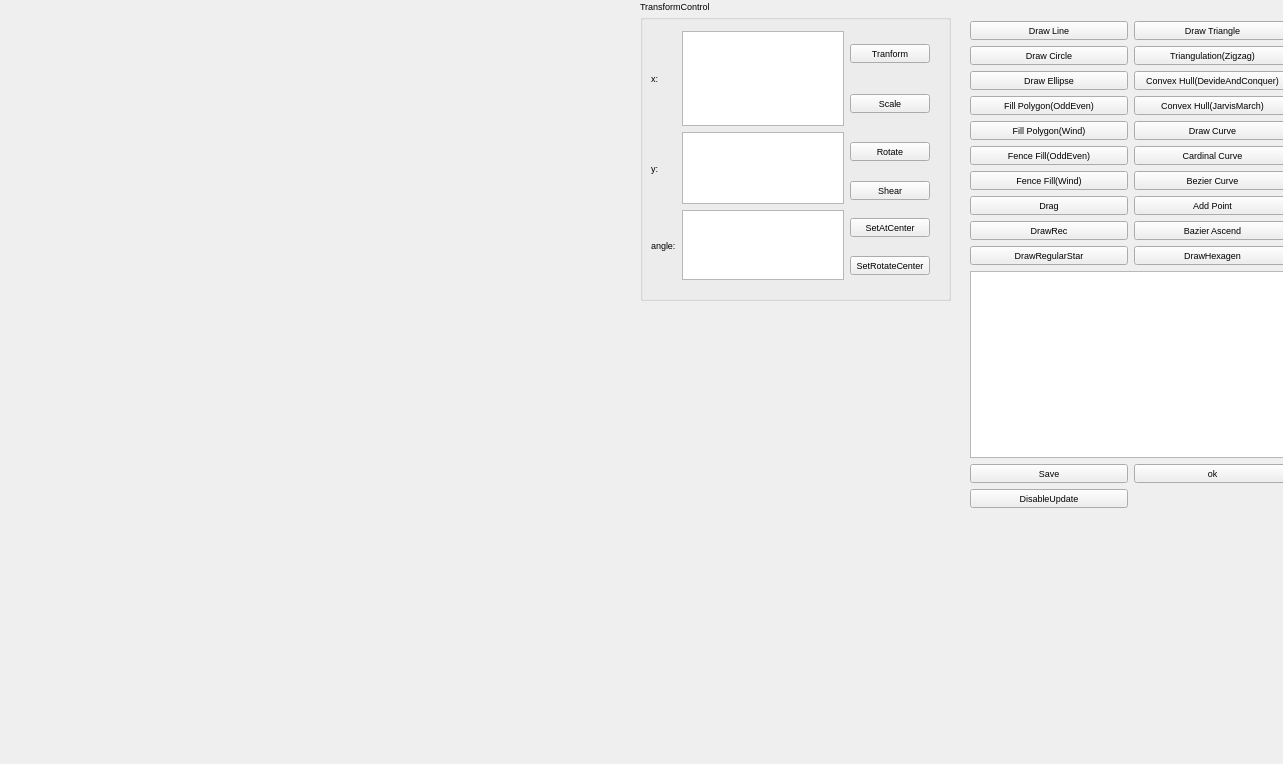
<?xml version="1.0" encoding="UTF-8"?>
<ui version="4.0">
 <class>QtWidgetsApplication4Class</class>
 <widget class="QWidget" name="QtWidgetsApplication4Class">
  <property name="geometry">
   <rect>
    <x>0</x>
    <y>0</y>
    <width>1283</width>
    <height>764</height>
   </rect>
  </property>
  <property name="windowTitle">
   <string>QtWidgetsApplication4</string>
  </property>
  <widget class="QWidget" name="layoutWidget">
   <property name="geometry">
    <rect>
     <x>959</x>
     <y>10</y>
     <width>343</width>
     <height>509</height>
    </rect>
   </property>
   <property name="font">
    <font>
     <pointsize>7</pointsize>
    </font>
   </property>
   <layout class="QGridLayout" name="mainLayout">
    <item row="9" column="1">
     <widget class="QPushButton" name="BezierBtn">
      <property name="font">
       <font>
        <pointsize>7</pointsize>
       </font>
      </property>
      <property name="text">
       <string>Bezier Curve</string>
      </property>
     </widget>
    </item>
    <item row="2" column="1">
     <widget class="QPushButton" name="ConvexHullDC">
      <property name="font">
       <font>
        <pointsize>7</pointsize>
       </font>
      </property>
      <property name="text">
       <string>Convex Hull(DevideAndConquer)</string>
      </property>
     </widget>
    </item>
    <item row="14" column="0" colspan="2">
     <widget class="QTextEdit" name="tPointText">
      <property name="font">
       <font>
        <pointsize>7</pointsize>
       </font>
      </property>
     </widget>
    </item>
    <item row="12" column="0">
     <widget class="QPushButton" name="DrawStar">
      <property name="text">
       <string>DrawRegularStar</string>
      </property>
     </widget>
    </item>
    <item row="16" column="0">
     <widget class="QPushButton" name="SaveTextBtn">
      <property name="font">
       <font>
        <pointsize>7</pointsize>
       </font>
      </property>
      <property name="text">
       <string>Save</string>
      </property>
     </widget>
    </item>
    <item row="8" column="1">
     <widget class="QPushButton" name="CardinalCurve">
      <property name="font">
       <font>
        <pointsize>7</pointsize>
       </font>
      </property>
      <property name="text">
       <string>Cardinal Curve</string>
      </property>
     </widget>
    </item>
    <item row="1" column="0">
     <widget class="QPushButton" name="DrawCircle">
      <property name="font">
       <font>
        <pointsize>7</pointsize>
       </font>
      </property>
      <property name="text">
       <string>Draw Circle</string>
      </property>
     </widget>
    </item>
    <item row="11" column="0">
     <widget class="QPushButton" name="DrawRec">
      <property name="font">
       <font>
        <pointsize>7</pointsize>
       </font>
      </property>
      <property name="text">
       <string>DrawRec</string>
      </property>
     </widget>
    </item>
    <item row="18" column="0">
     <widget class="QPushButton" name="DisableUpdate">
      <property name="font">
       <font>
        <pointsize>7</pointsize>
       </font>
      </property>
      <property name="text">
       <string>DisableUpdate</string>
      </property>
     </widget>
    </item>
    <item row="1" column="1">
     <widget class="QPushButton" name="TriangulationZ">
      <property name="font">
       <font>
        <pointsize>7</pointsize>
       </font>
      </property>
      <property name="text">
       <string>Triangulation(Zigzag)</string>
      </property>
     </widget>
    </item>
    <item row="12" column="1">
     <widget class="QPushButton" name="DrawHexagen">
      <property name="font">
       <font>
        <pointsize>7</pointsize>
       </font>
      </property>
      <property name="text">
       <string>DrawHexagen</string>
      </property>
     </widget>
    </item>
    <item row="9" column="0">
     <widget class="QPushButton" name="FenceFillW">
      <property name="font">
       <font>
        <pointsize>7</pointsize>
       </font>
      </property>
      <property name="text">
       <string>Fence Fill(Wind)</string>
      </property>
     </widget>
    </item>
    <item row="4" column="1">
     <widget class="QPushButton" name="PolyInterCurve">
      <property name="font">
       <font>
        <pointsize>7</pointsize>
       </font>
      </property>
      <property name="text">
       <string>Draw Curve</string>
      </property>
     </widget>
    </item>
    <item row="16" column="1">
     <widget class="QPushButton" name="OKBtn">
      <property name="font">
       <font>
        <pointsize>7</pointsize>
       </font>
      </property>
      <property name="text">
       <string>ok</string>
      </property>
     </widget>
    </item>
    <item row="4" column="0">
     <widget class="QPushButton" name="FillPolygonW">
      <property name="font">
       <font>
        <pointsize>7</pointsize>
       </font>
      </property>
      <property name="text">
       <string>Fill Polygon(Wind)</string>
      </property>
     </widget>
    </item>
    <item row="3" column="1">
     <widget class="QPushButton" name="ConvexHullJ">
      <property name="font">
       <font>
        <pointsize>7</pointsize>
       </font>
      </property>
      <property name="text">
       <string>Convex Hull(JarvisMarch)</string>
      </property>
     </widget>
    </item>
    <item row="0" column="0">
     <widget class="QPushButton" name="DrawLineBtn">
      <property name="font">
       <font>
        <pointsize>7</pointsize>
       </font>
      </property>
      <property name="text">
       <string>Draw Line</string>
      </property>
     </widget>
    </item>
    <item row="2" column="0">
     <widget class="QPushButton" name="DrawEllipse">
      <property name="font">
       <font>
        <pointsize>7</pointsize>
       </font>
      </property>
      <property name="text">
       <string>Draw Ellipse</string>
      </property>
     </widget>
    </item>
    <item row="0" column="1">
     <widget class="QPushButton" name="TriangleBtn">
      <property name="font">
       <font>
        <pointsize>7</pointsize>
       </font>
      </property>
      <property name="text">
       <string>Draw Triangle</string>
      </property>
     </widget>
    </item>
    <item row="8" column="0">
     <widget class="QPushButton" name="FenceFill">
      <property name="font">
       <font>
        <pointsize>7</pointsize>
       </font>
      </property>
      <property name="text">
       <string>Fence Fill(OddEven)</string>
      </property>
     </widget>
    </item>
    <item row="3" column="0">
     <widget class="QPushButton" name="FillPolygon">
      <property name="font">
       <font>
        <pointsize>7</pointsize>
       </font>
      </property>
      <property name="text">
       <string>Fill Polygon(OddEven)</string>
      </property>
     </widget>
    </item>
    <item row="11" column="1">
     <widget class="QPushButton" name="BazierAscend">
      <property name="text">
       <string>Bazier Ascend</string>
      </property>
     </widget>
    </item>
    <item row="10" column="0">
     <widget class="QPushButton" name="DragPoint">
      <property name="text">
       <string>Drag</string>
      </property>
     </widget>
    </item>
    <item row="10" column="1">
     <widget class="QPushButton" name="AddPoint">
      <property name="text">
       <string>Add Point</string>
      </property>
     </widget>
    </item>
   </layout>
  </widget>
  <widget class="QGroupBox" name="TransformControl">
   <property name="geometry">
    <rect>
     <x>640</x>
     <y>0</y>
     <width>311</width>
     <height>301</height>
    </rect>
   </property>
   <property name="font">
    <font>
     <pointsize>7</pointsize>
    </font>
   </property>
   <property name="title">
    <string>TransformControl</string>
   </property>
   <widget class="QWidget" name="gridLayoutWidget">
    <property name="geometry">
     <rect>
      <x>0</x>
      <y>20</y>
      <width>301</width>
      <height>271</height>
     </rect>
    </property>
    <property name="font">
     <font>
      <pointsize>7</pointsize>
     </font>
    </property>
    <layout class="QGridLayout" name="TransformLayout">
     <item row="14" column="2">
      <widget class="QPushButton" name="SetRotateCenter">
       <property name="text">
        <string>SetRotateCenter</string>
       </property>
      </widget>
     </item>
     <item row="1" column="2" rowspan="2">
      <widget class="QPushButton" name="TransormBtn">
       <property name="font">
        <font>
         <pointsize>7</pointsize>
        </font>
       </property>
       <property name="text">
        <string>Tranform</string>
       </property>
      </widget>
     </item>
     <item row="13" column="0" rowspan="2">
      <widget class="QLabel" name="label_3">
       <property name="font">
        <font>
         <pointsize>7</pointsize>
        </font>
       </property>
       <property name="text">
        <string>angle:</string>
       </property>
      </widget>
     </item>
     <item row="5" column="0" rowspan="5">
      <widget class="QLabel" name="label_2">
       <property name="font">
        <font>
         <pointsize>7</pointsize>
        </font>
       </property>
       <property name="text">
        <string>y:</string>
       </property>
      </widget>
     </item>
     <item row="1" column="0" rowspan="4">
      <widget class="QLabel" name="label">
       <property name="font">
        <font>
         <pointsize>7</pointsize>
        </font>
       </property>
       <property name="text">
        <string>x:</string>
       </property>
      </widget>
     </item>
     <item row="3" column="2" rowspan="2">
      <widget class="QPushButton" name="ScaleBtn">
       <property name="font">
        <font>
         <pointsize>7</pointsize>
        </font>
       </property>
       <property name="text">
        <string>Scale</string>
       </property>
      </widget>
     </item>
     <item row="8" column="2" rowspan="2">
      <widget class="QPushButton" name="Shear">
       <property name="text">
        <string>Shear</string>
       </property>
      </widget>
     </item>
     <item row="5" column="2" rowspan="3">
      <widget class="QPushButton" name="RotateBtn">
       <property name="font">
        <font>
         <pointsize>7</pointsize>
        </font>
       </property>
       <property name="text">
        <string>Rotate</string>
       </property>
      </widget>
     </item>
     <item row="13" column="2">
      <widget class="QPushButton" name="SetCenter">
       <property name="font">
        <font>
         <pointsize>7</pointsize>
        </font>
       </property>
       <property name="text">
        <string>SetAtCenter</string>
       </property>
      </widget>
     </item>
     <item row="13" column="1" rowspan="2">
      <widget class="QTextEdit" name="rotateText"/>
     </item>
     <item row="5" column="1" rowspan="5">
      <widget class="QTextEdit" name="transformTexty"/>
     </item>
     <item row="1" column="1" rowspan="4">
      <widget class="QTextEdit" name="transformTextx"/>
     </item>
    </layout>
   </widget>
  </widget>
 </widget>
 <layoutdefault spacing="6" margin="11"/>
 <resources/>
 <connections/>
</ui>
